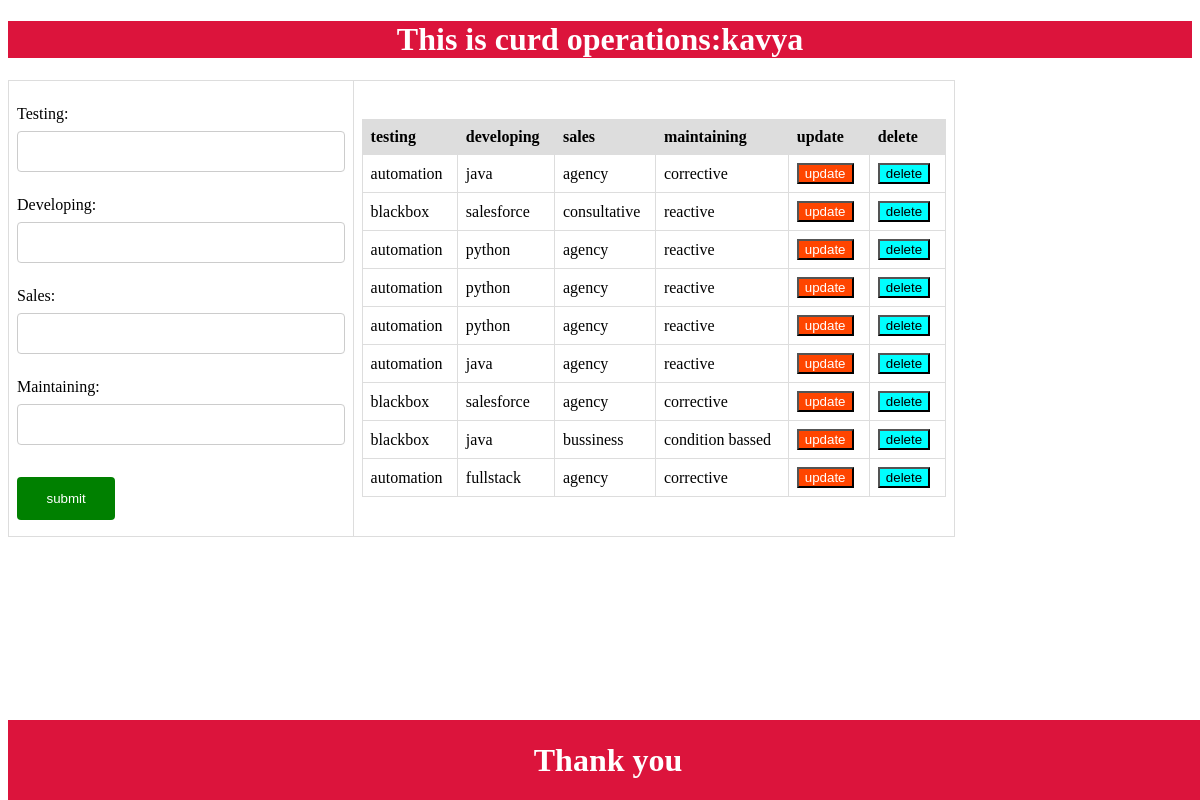
The page / on the database its author committed.
### app1/models.py (models this page shows, shortened)
class SoftwareRoles(models.Model):
    testing = models.CharField(max_length=30)
    developing = models.CharField(max_length=30)
    sales = models.CharField(max_length=20)
    maintaining = models.CharField(max_length=30)

### app1/views.py (the view)
# urls.py: path('',Software,name='software'),
def Software(request):
    software_form = SoftwareRoles.objects.all()
    form = SoftwareForm()
    if request.method=='POST':
        form = SoftwareForm(request.POST)
        if form.is_valid():
            form.save(commit=True)
        else:
            print("invalid form")
    return render(request,'newtask.html',{'software_form':software_form,'form':form})

### app1/forms.py
class SoftwareForm(forms.ModelForm):
    class Meta():
        model=SoftwareRoles
        fields = '__all__'

### templates/newtask.html (shortened to what this page needs)
<!DOCTYPE html>
<html lang="en">
{% load static %}
<head>
    <link rel="stylesheet" href="{% static 'css/task.css' %}">
</head>
<body>
    <header>
        <h1>This is curd operations:kavya</h1>
    </header>
    <table>
        <tr>
            <td>
                <form method="post">
                    {{ form.as_p }}
    <input type = 'submit' value = 'submit' >
                </form>
            </td>
            <td>
                <table class="list">
                    <thead>
                        <tr>
                            <th>testing</th>
                            <th>developing</th>
                            <th>sales</th>
                            <th>maintaining</th>
                            <th>update</th>
                            <th>delete</th>
                        </tr>
                    </thead>
                    {% if software_form  %}
                    {% for d in software_form %}
                    <tbody>
                        <td>{{d.testing}}</td>
                        <td>{{d.developing}}</td>
                        <td>{{d.sales}}</td>
                        <td>{{d.maintaining}}</td>
                        <td><a href="{% url 'app1:up' d.pk %}"><button style="color: white; background-color:orangered;">update</button></a></td>
                        <td><a href="{% url 'app1:deltedata' d.pk %}"><button style="background-color:aqua; color:black">delete</button></a></td>
                    </tbody>
                    {% endfor %}
                    {% else %}
                    <p>data not found</p>
                    {% endif %}
                </table>
            </td>
        </tr>
    </table>
    <footer>
        <h1>Thank you</h1>
    </footer>
</body>
</html>

### static/css/task.css (style rules this page uses)
header { text-align: center; color: white; background-color: crimson; }
footer { text-align: center; color: white; background-color: crimson; bottom: 0; width: 100%; position: fixed; }
h1 { text-align: center; }
body > table { width: 80%; }
table { border-collapse: collapse; }
table.list { width:100%; }
td, th { border: 1px solid #dddddd; text-align: left; padding: 8px; }
tr:nth-child(even),table.list thead>tr { background-color: #dddddd; }
input[type=text], input[type=number] { width: 100%; padding: 12px 20px; margin: 8px 0; display: inline-block; border: 1px solid #ccc; border-radius: 4px; box-sizing: border-box; }
input[type=submit] { width: 30%; background-color: green; color: white; padding: 14px 20px; margin: 8px 0; border: none; border-radius: 4px; cursor: pointer; }
a { cursor: pointer; text-decoration: underline; color: #0000ee; margin-right: 2px; }

### rows shown on the page
SoftwareRoles: testing "automation", developing "java", sales "agency", maintaining "corrective"
SoftwareRoles: testing "blackbox", developing "salesforce", sales "consultative", maintaining "reactive"
SoftwareRoles: testing "automation", developing "python", sales "agency", maintaining "reactive"
SoftwareRoles: testing "automation", developing "python", sales "agency", maintaining "reactive"
SoftwareRoles: testing "automation", developing "python", sales "agency", maintaining "reactive"
SoftwareRoles: testing "automation", developing "java", sales "agency", maintaining "reactive"
SoftwareRoles: testing "blackbox", developing "salesforce", sales "agency", maintaining "corrective"
SoftwareRoles: testing "blackbox", developing "java", sales "bussiness", maintaining "condition bassed"
SoftwareRoles: testing "automation", developing "fullstack", sales "agency", maintaining "corrective"
